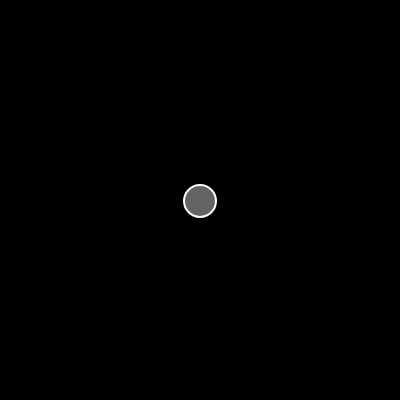
Frame 1 (no input)
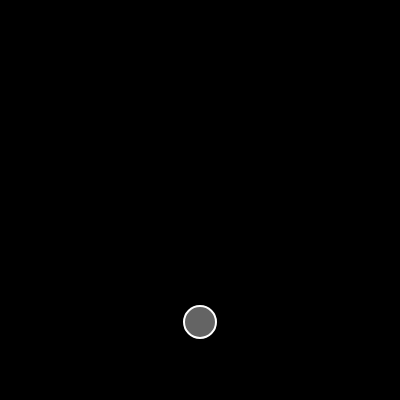
Frame 60 (no input)
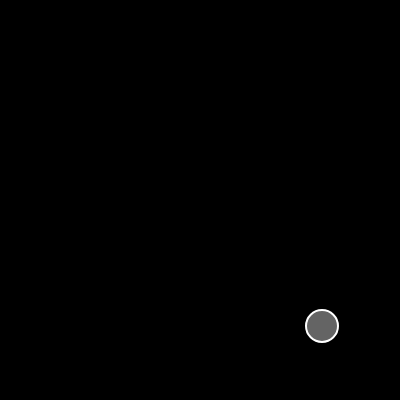
Frame 120 (the mouse pressed at the canvas centre since frame 60)

The p5.js sketch that drew these frames (run headless with seeded random() and noise() and a simulated clock; from frame 60 on, the mouse is pressed at the canvas centre):

// p5.js sketch
// ── sketch.js
let mover;

function setup() {
	createCanvas(400, 400);
	mover = new Mover(200, 200);
}

function draw() {
	background(0);

	// ? Euler's integration에 의해 중력값이 축적되므로 update() 상에서 중력에 0 값을 주어야 함
	if (mouseIsPressed) {
		let wind = createVector(1, 0);
		mover.applyForce(wind);
	}
	let gravity = createVector(0, 1);
	mover.applyForce(gravity);

	mover.update();
	mover.edges();
	mover.show();
}

// ── Mover.js
// ? Force = Mass * Acceleration;

class Mover {
	constructor(x, y) {
		this.pos = createVector(x, y);
		this.vel = createVector(0, 0);
		this.acc = createVector(0, 0);
		this.r = 16;
	}

	applyForce(force) {
		// ! this.acc = force일 때, gravity와 wind 값이 같이 적용되는 것이 아니라
		// ! (0,1) 혹은 (1,0)의 형태로 적용되므로 오류 발생
		this.acc.add(force);
	}

	// ? code 상에는 보이지 않지만 Euler's integration에 의해 속도가 점차 감소하여 바닥에 떨어지는 상태가 됨
	// ? this.vel.y의 축적값이 변동되면서 점차 가라앉는 모션이 생김
	// ? this.pos.y의 값: 201, 400, 210, 400, 229, 400, 247...
	edges() {
		if (this.pos.y >= height - this.r) {
			// ? 높이 값이 초과했을 경우 바닥 값으로 강제 고정함으로써 변동이 생김
			this.pos.y = height - this.r;
			this.vel.y *= -1;
		}

		if (this.pos.x >= width - this.r) {
			this.pos.x = width - this.r;
			this.vel.x *= -1;
		} else if (this.pos.x <= this.r) {
			this.pos.x = this.r;
			this.vel.x *= -1;
		}
	}

	update() {
		this.vel.add(this.acc);
		this.pos.add(this.vel);
		// ? Acceleration 값을 고정해 값이 누적값이 되지 않아 속도가 조절됨
		this.acc.set(0, 0);
	}

	show() {
		stroke(255);
		strokeWeight(2);
		fill(255, 100);
		ellipse(this.pos.x, this.pos.y, this.r * 2);
	}
}
